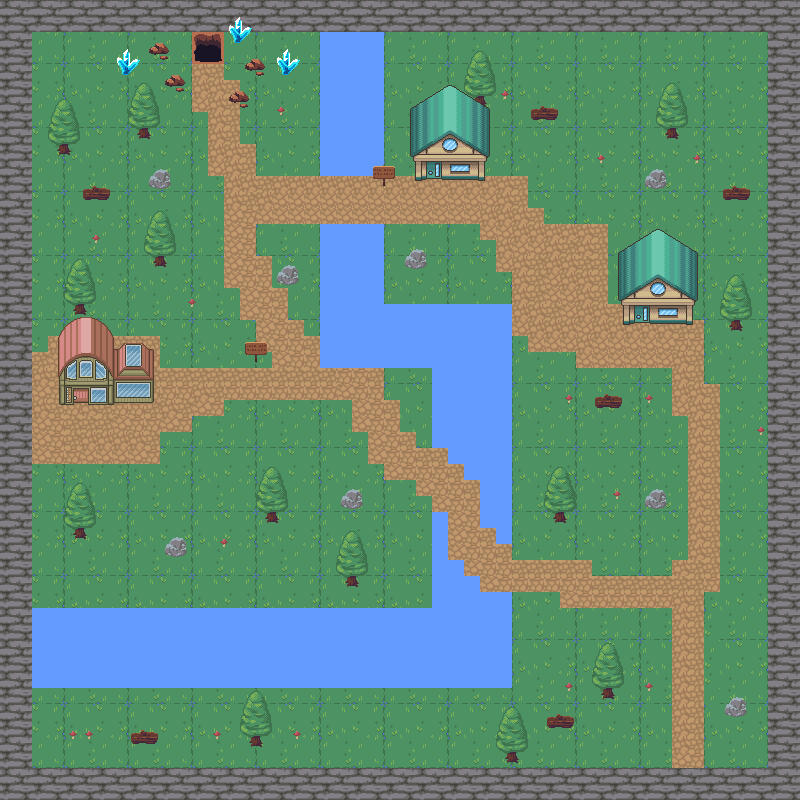

Rendered tile map (Tiled .tmx) drawn with the repository's tilesets; below, a short description and the map source with its tile grids summarised:
An orthogonal 50x50 tile map with 16x16 px tiles, 9 tile layers (background, walls, water, path, ...), 3 tilesets and 73 objects (57x collision, player, enter_house, exit_house_spawn, exit_house_spawn2, ...).

<map version="1.5" tiledversion="1.7.2" orientation="orthogonal" renderorder="right-down" width="50" height="50" tilewidth="16" tileheight="16" infinite="0" nextlayerid="16" nextobjectid="136">
 <tileset firstgid="1" source="nature.tsx" />
 <tileset firstgid="721" source="house.tsx" />
 <tileset firstgid="1496" source="dungeon.tsx" />
 <layer id="1" name="background" width="50" height="50">
  <data>[2500 cells, 2500 non-empty, 20 distinct tile ids]</data>
 </layer>
 <layer id="2" name="walls" width="50" height="50">
  <data>[2500 cells, 384 non-empty, 4 distinct tile ids]</data>
 </layer>
 <layer id="3" name="water" width="50" height="50">
  <data>[2500 cells, 341 non-empty, 4 distinct tile ids]</data>
 </layer>
 <layer id="4" name="path" width="50" height="50">
  <data>[2500 cells, 398 non-empty, 8 distinct tile ids]</data>
 </layer>
 <layer id="8" name="decorations" width="50" height="50">
  <data>[2500 cells, 139 non-empty, 21 distinct tile ids]</data>
 </layer>
 <layer id="9" name="house" width="50" height="50">
  <data>[2500 cells, 44 non-empty, 32 distinct tile ids]</data>
 </layer>
 <layer id="10" name="dungeon" width="50" height="50">
  <data>[2500 cells, 32 non-empty, 12 distinct tile ids]</data>
 </layer>
 <layer id="13" name="decorations top" width="50" height="50">
  <data>[2500 cells, 84 non-empty, 6 distinct tile ids]</data>
 </layer>
 <layer id="14" name="house top" width="50" height="50">
  <data>[2500 cells, 95 non-empty, 65 distinct tile ids]</data>
 </layer>
 <objectgroup id="7" name="Objects">
  <object id="36" name="player" x="563.417" y="285.167">
   <point />
  </object>
  <object id="37" type="collision" x="-0.015625" y="0" width="800" height="32" />
  <object id="38" type="collision" x="768" y="32" width="32" height="768" />
  <object id="39" type="collision" x="0" y="768" width="768" height="32" />
  <object id="40" type="collision" x="0" y="32" width="32" height="736" />
  <object id="41" type="collision" x="320" y="32" width="64" height="144" />
  <object id="42" type="collision" x="320" y="224" width="64" height="144" />
  <object id="43" type="collision" x="384" y="304" width="128" height="64" />
  <object id="44" type="collision" x="432" y="368" width="80" height="80" />
  <object id="45" type="collision" x="448" y="448" width="64" height="16" />
  <object id="46" type="collision" x="464" y="464" width="48" height="16" />
  <object id="47" type="collision" x="480" y="480" width="32" height="48" />
  <object id="48" type="collision" x="496" y="528" width="16" height="16" />
  <object id="49" type="collision" x="432" y="512" width="16" height="48" />
  <object id="50" type="collision" x="432" y="560" width="32" height="16" />
  <object id="51" type="collision" x="432" y="576" width="48" height="16" />
  <object id="52" type="collision" x="432" y="592" width="80" height="96" />
  <object id="54" type="collision" x="32" y="608" width="400" height="80" />
  <object id="57" type="collision" x="56.625" y="145.969" width="14.4063" height="9.03125" />
  <object id="58" type="collision" x="137" y="129.969" width="13.9688" height="9.0625" />
  <object id="59" type="collision" x="152.956" y="258" width="14" height="9" />
  <object id="60" type="collision" x="72.9844" y="305.984" width="14.0156" height="9.01563" />
  <object id="61" type="collision" x="82.913" y="192.043" width="27.0435" height="7.95652" />
  <object id="62" type="collision" x="148.957" y="176.043" width="22.0435" height="12.9565" />
  <object id="64" type="collision" x="276.636" y="272" width="22.2727" height="13" />
  <object id="68" type="collision" x="244.978" y="352" width="22.0444" height="10.0222" />
  <object id="69" type="collision" x="372.875" y="176.25" width="22" height="9.75" />
  <object id="71" type="collision" x="473" y="98" width="14.0156" height="8.96875" />
  <object id="73" type="collision" x="531" y="112.063" width="26.9375" height="7.8125" />
  <object id="78" type="collision" x="644.906" y="176" width="22.0625" height="12.9063" />
  <object id="79" type="collision" x="722.938" y="192" width="27.0313" height="7.9375" />
  <object id="80" type="collision" x="665" y="129.957" width="13.9565" height="9.04348" />
  <object id="82" type="collision" x="729" y="321.938" width="14" height="9" />
  <object id="83" type="collision" x="594.957" y="400.043" width="27.0435" height="7.95652" />
  <object id="84" type="collision" x="553" y="513.969" width="14" height="9" />
  <object id="85" type="collision" x="644.875" y="496" width="22.0806" height="13.0444" />
  <object id="87" type="collision" x="601.063" y="692" width="13.9063" height="7.0625" />
  <object id="88" type="collision" x="505" y="754" width="13.875" height="8.9375" />
  <object id="89" type="collision" x="248.909" y="738" width="14.1818" height="8.90909" />
  <object id="90" type="collision" x="130.909" y="736.091" width="27" height="7.81818" />
  <object id="91" type="collision" x="340.875" y="496.063" width="22" height="12.9375" />
  <object id="92" type="collision" x="265" y="513.938" width="13.9375" height="8.875" />
  <object id="93" type="collision" x="165" y="543.957" width="22.0435" height="13" />
  <object id="94" type="collision" x="73" y="529.957" width="13.9565" height="9.04348" />
  <object id="95" type="collision" x="345.091" y="577.909" width="14" height="9" />
  <object id="96" type="collision" x="547" y="720.182" width="27.0909" height="7.72727" />
  <object id="98" type="collision" x="724.913" y="704" width="22.1304" height="12.9565" />
  <object id="99" type="collision" x="404.938" y="256" width="21.875" height="12.9375" />
  <object id="100" type="collision" x="59.375" y="376.75" width="94.375" height="28.125" />
  <object id="101" type="collision" x="412.75" y="156.875" width="74.125" height="23.625" />
  <object id="102" type="collision" x="621" y="301.333" width="73.6667" height="23.3333" />
  <object id="103" x="634" y="306.063" />
  <object id="104" name="enter_house" x="634" y="306.063" width="15.875" height="22.5" />
  <object id="105" name="exit_house_spawn" x="641.625" y="346">
   <point />
  </object>
  <object id="106" name="exit_house_spawn2" x="81.25" y="427.125">
   <point />
  </object>
  <object id="107" name="enter_house2" x="73.125" y="388" width="15.875" height="20.875" />
  <object id="110" name="enter_dungeon" x="194" y="33.75" width="27.9375" height="28.125" />
  <object id="111" type="collision" x="164.909" y="80" width="20" height="6.90909" />
  <object id="112" type="collision" x="149" y="48.2727" width="20.1818" height="6.45455" />
  <object id="113" type="collision" x="117.909" y="64.0909" width="20" height="10.9091" />
  <object id="114" type="collision" x="229.909" y="32.1818" width="19.9091" height="10.6364" />
  <object id="115" type="collision" x="277.818" y="64.0909" width="20.3636" height="10.8182" />
  <object id="116" type="collision" x="244.727" y="64.0909" width="20.2727" height="7" />
  <object id="117" type="collision" x="229.091" y="96" width="19.8182" height="7" />
  <object id="118" name="exit_dungeon_spawn" x="208.75" y="85.25">
   <point />
  </object>
 </objectgroup>
 <objectgroup id="11" name="NPCPaths">
  <object id="119" name="paul_path1" x="128" y="432" width="16" height="16" />
  <object id="121" name="paul_path2" x="32" y="432" width="16" height="16" />
  <object id="122" name="paul_path3" x="32" y="496" width="16" height="16" />
  <object id="125" name="paul_path4" x="128" y="496" width="16" height="16" />
  <object id="130" name="robin_path1" x="288" y="160" width="16" height="16" />
  <object id="133" name="robin_path2" x="192" y="160" width="16" height="16" />
 </objectgroup>
 <objectgroup id="15" name="Signs">
  <object id="134" name="sign1" x="245" y="342.063" width="22.0625" height="19.9375" />
  <object id="135" name="sign2" x="373.087" y="165.957" width="21.8261" height="20" />
 </objectgroup>
</map>
